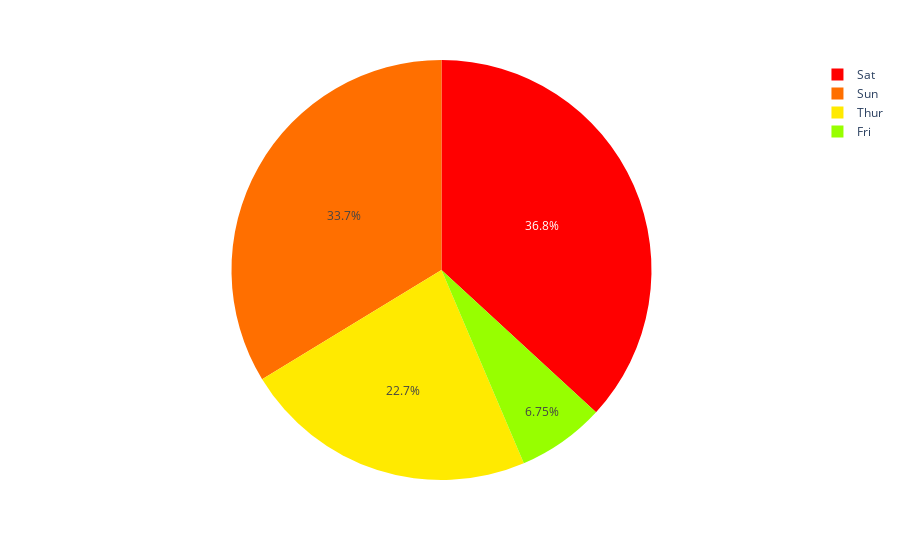

Notebook source saved alongside this figure:
### Code cell
px.pie(data_frame=tips,values='total_bill',names='day',color_discrete_sequence=px.colors.sequential.Rainbow_r)

### Figure 1 — Plotly figure (JSON) as saved in the notebook; plotly's stock layout.template omitted (floating-point values rounded to 4 significant figures; data arrays with more than 128 entries replaced by an {"elided": "..."} marker saying what was removed)
{"data": [{"domain": {"x": [0, 1], "y": [0, 1]}, "hovertemplate": "day=%{label}<br>total_bill=%{value}<extra></extra>", "labels": {"elided": "244 str values"}, "legendgroup": "", "name": "", "showlegend": true, "type": "pie", "values": {"elided": "244 float values"}}], "layout": {"legend": {"tracegroupgap": 0}, "margin": {"t": 60}, "piecolorway": ["rgb(255,0,0)", "rgb(255,111,0)", "rgb(255,234,0)", "rgb(151,255,0)", "rgb(44,255,150)", "rgb(0,152,255)", "rgb(0,25,255)", "rgb(0,0,200)", "rgb(150,0,90)"]}}
